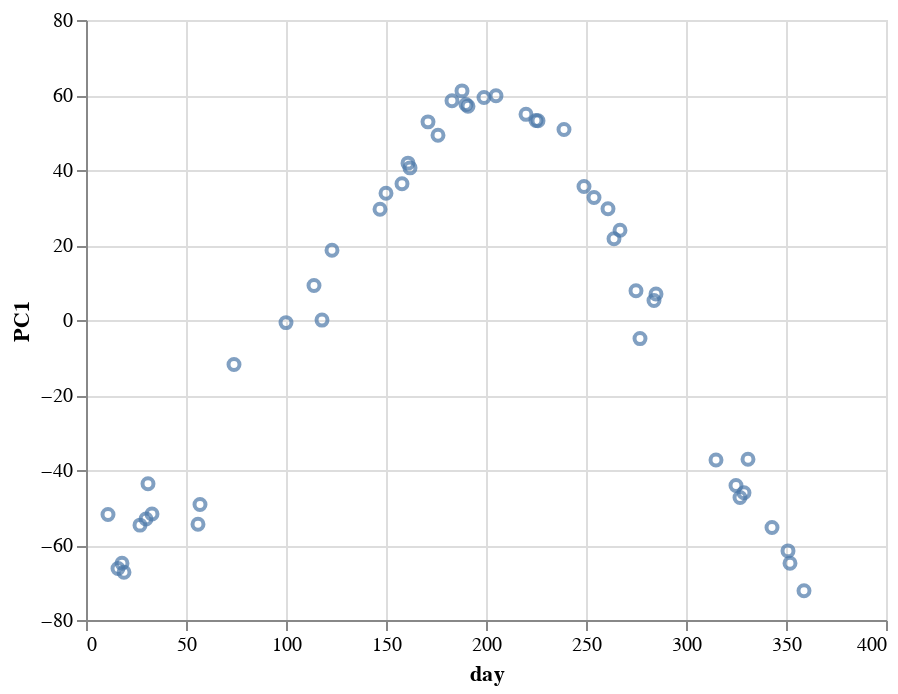

Notebook cell for this chart:
### Code cell
alt.Chart(pca_df).mark_point().encode(
    x = "day",
    y = "PC1",
)

### Figure 1 — Vega-Lite specification as saved in the notebook (floating-point values rounded to 4 significant figures)
{"config": {"view": {"continuousWidth": 400, "continuousHeight": 300}}, "data": {"name": "data-b9486a6ad7f94d055efd6b0befefcde3"}, "mark": "point", "encoding": {"x": {"type": "quantitative", "field": "day"}, "y": {"type": "quantitative", "field": "PC1"}}, "$schema": "https://vega.github.io/schema/vega-lite/v4.0.2.json", "datasets": {"data-b9486a6ad7f94d055efd6b0befefcde3": [{"PC1": -51.89, "PC2": 4.758, "PC3": 6.488, "PC4": 6.503, "PC5": 1.499, "PC6": -10.03, "PC7": 11.46, "PC8": -10.06, "PC9": 9.666, "PC10": -3.09, "day": 11}, {"PC1": -66.25, "PC2": 13.57, "PC3": -7.523, "PC4": -4.605, "PC5": -10.72, "PC6": -0.8725, "PC7": 6.329, "PC8": -10.29, "PC9": -1.277, "PC10": -1.524, "day": 16}, {"PC1": -64.85, "PC2": -1.256, "PC3": 14.04, "PC4": 2.53, "PC5": -8.534, "PC6": 13.75, "PC7": 10.44, "PC8": 11.19, "PC9": 4.998, "PC10": -4.166, "day": 18}, {"PC1": -67.27, "PC2": -3.604, "PC3": -0.3577, "PC4": -7.971, "PC5": -13.87, "PC6": 7.118, "PC7": 15.36, "PC8": 7.561, "PC9": 2.018, "PC10": 4.786, "day": 19}, {"PC1": -54.7, "PC2": 7.047, "PC3": 2.032, "PC4": 13.83, "PC5": -2.8, "PC6": -1.429, "PC7": 3.535, "PC8": 2.885, "PC9": 0.8352, "PC10": -3.142, "day": 27}, {"PC1": -53.08, "PC2": 3.287, "PC3": -12.24, "PC4": 11.84, "PC5": -0.5416, "PC6": -3.779, "PC7": 3.435, "PC8": 4.043, "PC9": -0.5021, "PC10": 2.377, "day": 30}, {"PC1": -43.68, "PC2": 13.98, "PC3": 0.4364, "PC4": 19.76, "PC5": 6.134, "PC6": -3.399, "PC7": 0.8287, "PC8": 7.211, "PC9": -4.923, "PC10": 2.319, "day": 31}, {"PC1": -51.71, "PC2": 8.849, "PC3": 2.218, "PC4": 18.42, "PC5": 0.2187, "PC6": -11.87, "PC7": -2.471, "PC8": 0.7391, "PC9": -7.889, "PC10": 5.742, "day": 33}, {"PC1": -54.46, "PC2": 5.358, "PC3": -0.8408, "PC4": -6.876, "PC5": -4.262, "PC6": -6.699, "PC7": 2.144, "PC8": -6.044, "PC9": -1.787, "PC10": 3.812, "day": 56}, {"PC1": -49.22, "PC2": 9.925, "PC3": 5.969, "PC4": -3.118, "PC5": -0.9865, "PC6": -4.666, "PC7": -0.9933, "PC8": -2.1, "PC9": -0.9374, "PC10": 6.012, "day": 57}, {"PC1": -11.88, "PC2": 23.65, "PC3": -2.237, "PC4": 5.94, "PC5": 3.834, "PC6": 5.254, "PC7": -5.405, "PC8": -0.5159, "PC9": 7.547, "PC10": -4.333, "day": 74}, {"PC1": -0.697, "PC2": 0.156, "PC3": 0.282, "PC4": -5.538, "PC5": 1.717, "PC6": -6.938, "PC7": 0.2686, "PC8": 13.94, "PC9": -5.547, "PC10": 0.6948, "day": 100}, {"PC1": 9.186, "PC2": -5.26, "PC3": -18.34, "PC4": -12.83, "PC5": 6.949, "PC6": -13.95, "PC7": 3.074, "PC8": 9.873, "PC9": 2.328, "PC10": 0.9175, "day": 114}, {"PC1": -0.02658, "PC2": 4.129, "PC3": 7.416, "PC4": -11.49, "PC5": -8.884, "PC6": -10.11, "PC7": -5.122, "PC8": 1.891, "PC9": -6.325, "PC10": -3.333, "day": 118}, {"PC1": 18.62, "PC2": 18.68, "PC3": 4.414, "PC4": -7.191, "PC5": 3.684, "PC6": -1.012, "PC7": -7.383, "PC8": 4.673, "PC9": 5.005, "PC10": -6.362, "day": 123}, {"PC1": 29.55, "PC2": 19.81, "PC3": 15.52, "PC4": -5.865, "PC5": -1.121, "PC6": 0.1747, "PC7": -2.616, "PC8": -6.844, "PC9": -4.286, "PC10": -6.959, "day": 147}, {"PC1": 33.82, "PC2": 8.57, "PC3": 8.897, "PC4": -5.674, "PC5": -4.372, "PC6": 0.9727, "PC7": -3.436, "PC8": 5.722, "PC9": -5.137, "PC10": 2.156, "day": 150}, {"PC1": 36.34, "PC2": 9.069, "PC3": 2.398, "PC4": -10.52, "PC5": 8.123, "PC6": -1.414, "PC7": 3.767, "PC8": 2.449, "PC9": 6.25, "PC10": -1.211, "day": 158}, {"PC1": 41.83, "PC2": 7.078, "PC3": 7.433, "PC4": -6.592, "PC5": 2.076, "PC6": -2.19, "PC7": -1.861, "PC8": 0.4455, "PC9": -0.2409, "PC10": 8.063, "day": 161}, {"PC1": 40.56, "PC2": 3.867, "PC3": 3.608, "PC4": -6.767, "PC5": 0.451, "PC6": -0.7322, "PC7": -1.566, "PC8": 4.727, "PC9": 1.708, "PC10": 6.359, "day": 162}, {"PC1": 52.84, "PC2": 2.432, "PC3": 7.057, "PC4": -2.337, "PC5": 5.767, "PC6": 5.557, "PC7": 1.79, "PC8": 2.054, "PC9": 1.521, "PC10": 11.81, "day": 171}, {"PC1": 49.28, "PC2": 12.55, "PC3": -7.943, "PC4": -9.112, "PC5": 1.608, "PC6": 2.853, "PC7": 3.355, "PC8": 3.671, "PC9": -5.199, "PC10": -8.094, "day": 176}, {"PC1": 58.45, "PC2": 11.3, "PC3": -1.561, "PC4": -0.6354, "PC5": 6.673, "PC6": 5.842, "PC7": 6.15, "PC8": -1.857, "PC9": 5.348, "PC10": -1.475, "day": 183}, {"PC1": 61.1, "PC2": 1.893, "PC3": 2.262, "PC4": 6.78, "PC5": 0.8281, "PC6": 4.095, "PC7": -1.053, "PC8": -1.518, "PC9": 0.8244, "PC10": 7.817, "day": 188}, {"PC1": 57.48, "PC2": -5.876, "PC3": -1.996, "PC4": 4.35, "PC5": 3.951, "PC6": -0.5532, "PC7": 3.52, "PC8": 1.484, "PC9": 4.27, "PC10": 6.174, "day": 190}, {"PC1": 57.0, "PC2": -6.844, "PC3": -3.733, "PC4": 3.724, "PC5": 4.077, "PC6": -0.3565, "PC7": 3.435, "PC8": -0.2899, "PC9": 5.422, "PC10": 6.804, "day": 191}, {"PC1": 59.34, "PC2": 3.714, "PC3": -6.38, "PC4": 4.562, "PC5": 4.854, "PC6": 3.301, "PC7": 4.565, "PC8": -2.387, "PC9": -3.772, "PC10": -1.518, "day": 199}, {"PC1": 59.8, "PC2": 2.816, "PC3": -2.381, "PC4": 2.537, "PC5": -1.559, "PC6": 3.653, "PC7": 4.322, "PC8": -9.505, "PC9": -2.523, "PC10": 0.6213, "day": 205}, {"PC1": 54.84, "PC2": -7.13, "PC3": -3.866, "PC4": 2.206, "PC5": -5.734, "PC6": 1.397, "PC7": 5.258, "PC8": 1.364, "PC9": -9.018, "PC10": -2.639, "day": 220}, {"PC1": 53.18, "PC2": -8.024, "PC3": -1.016, "PC4": -0.1106, "PC5": -7.275, "PC6": 1.683, "PC7": 2.531, "PC8": -5.546, "PC9": -4.193, "PC10": 1.084, "day": 225}, {"PC1": 53.14, "PC2": -7.037, "PC3": 1.075, "PC4": 3.168, "PC5": -8.128, "PC6": 0.4922, "PC7": 1.942, "PC8": -7.373, "PC9": -5.069, "PC10": 3.611, "day": 226}, {"PC1": 50.8, "PC2": -0.9721, "PC3": -9.137, "PC4": 3.893, "PC5": -0.09686, "PC6": 3.025, "PC7": 2.765, "PC8": -3.485, "PC9": 3.255, "PC10": -7.987, "day": 239}, {"PC1": 35.6, "PC2": -10.84, "PC3": -3.504, "PC4": 4.077, "PC5": 1.144, "PC6": -0.01423, "PC7": 4.942, "PC8": 0.3877, "PC9": -0.7932, "PC10": -8.593, "day": 249}, {"PC1": 32.67, "PC2": -17.33, "PC3": 5.537, "PC4": 10.85, "PC5": 4.421, "PC6": -1.537, "PC7": 1.185, "PC8": 0.6001, "PC9": 2.639, "PC10": -3.763, "day": 254}, {"PC1": 29.68, "PC2": -8.849, "PC3": -5.258, "PC4": 1.467, "PC5": -5.397, "PC6": -1.448, "PC7": -3.528, "PC8": 2.305, "PC9": -1.244, "PC10": -0.5865, "day": 261}, {"PC1": 21.67, "PC2": -9.424, "PC3": -5.576, "PC4": -1.166, "PC5": -3.038, "PC6": -6.061, "PC7": -1.879, "PC8": 1.86, "PC9": -5.113, "PC10": -5.783, "day": 264}, {"PC1": 23.94, "PC2": -7.675, "PC3": -0.7817, "PC4": 7.1, "PC5": -6.67, "PC6": -0.947, "PC7": -10.16, "PC8": -3.76, "PC9": 2.218, "PC10": 0.3363, "day": 267}, {"PC1": 7.79, "PC2": -8.188, "PC3": 18.24, "PC4": 0.3783, "PC5": -9.163, "PC6": 3.475, "PC7": -8.734, "PC8": -3.123, "PC9": 2.446, "PC10": 1.926, "day": 275}, {"PC1": -4.959, "PC2": -25.24, "PC3": 15.6, "PC4": 1.396, "PC5": 4.049, "PC6": -8.202, "PC7": -0.05443, "PC8": 1.396, "PC9": 4.301, "PC10": -2.512, "day": 277}, {"PC1": 5.204, "PC2": -2.039, "PC3": -2.251, "PC4": 5.545, "PC5": -3.03, "PC6": -2.339, "PC7": -7.854, "PC8": 0.01127, "PC9": 1.32, "PC10": -5.038, "day": 284}, {"PC1": 6.926, "PC2": -3.967, "PC3": -3.483, "PC4": 5.839, "PC5": -3.722, "PC6": 1.229, "PC7": -8.132, "PC8": 1.955, "PC9": 3.018, "PC10": -5.597, "day": 285}, {"PC1": -37.33, "PC2": -7.966, "PC3": -3.237, "PC4": -6.952, "PC5": 3.888, "PC6": -4.604, "PC7": -0.4772, "PC8": -5.001, "PC9": 6.199, "PC10": -0.1338, "day": 315}, {"PC1": -44.14, "PC2": -9.372, "PC3": -9.584, "PC4": -10.56, "PC5": -5.124, "PC6": 0.7599, "PC7": -0.07378, "PC8": -3.936, "PC9": 2.091, "PC10": 0.5108, "day": 325}, {"PC1": -47.34, "PC2": -11.44, "PC3": 1.989, "PC4": -2.778, "PC5": -2.261, "PC6": 4.503, "PC7": -6.664, "PC8": 7.359, "PC9": 4.273, "PC10": -1.485, "day": 327}, {"PC1": -46.09, "PC2": -4.058, "PC3": -12.3, "PC4": -3.493, "PC5": -3.284, "PC6": 5.808, "PC7": -9.662, "PC8": -2.421, "PC9": 6.059, "PC10": 4.609, "day": 329}, {"PC1": -37.13, "PC2": 3.84, "PC3": -12.07, "PC4": 0.8266, "PC5": -2.698, "PC6": 5.828, "PC7": -12.25, "PC8": 1.43, "PC9": 3.675, "PC10": 1.189, "day": 331}, {"PC1": -55.33, "PC2": 0.3659, "PC3": -5.471, "PC4": -3.414, "PC5": 8.395, "PC6": 2.148, "PC7": -3.261, "PC8": -8.546, "PC9": 0.1854, "PC10": 4.16, "day": 343}, {"PC1": -61.57, "PC2": -7.298, "PC3": 3.657, "PC4": 2.312, "PC5": 14.46, "PC6": 13.11, "PC7": -2.594, "PC8": 2.604, "PC9": -7.81, "PC10": -2.336, "day": 351}, {"PC1": -64.84, "PC2": -7.005, "PC3": -6.126, "PC4": -5.038, "PC5": 9.12, "PC6": 12.19, "PC7": -1.117, "PC8": -3.685, "PC9": -12.44, "PC10": 1.644, "day": 352}, {"PC1": -72.18, "PC2": -14.0, "PC3": 12.63, "PC4": -9.206, "PC5": 15.35, "PC6": -3.057, "PC7": 1.942, "PC8": -7.54, "PC9": -3.394, "PC10": -3.87, "day": 359}]}}
